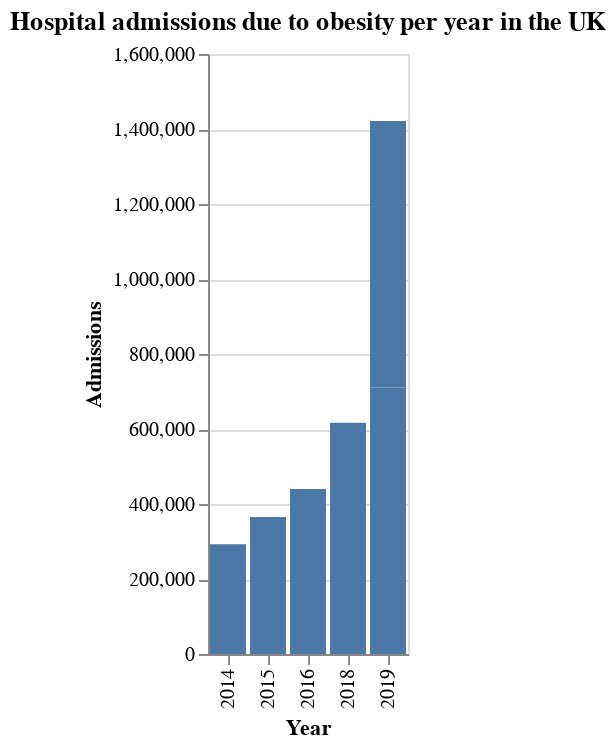

The code cell stored with this chart in its notebook:
### Code cell
df_england = df.loc[df['region'] == "England"]
df_england_plot = alt.Chart(df_england).mark_bar().encode(
    alt.X("year:O", title="Year"),
    alt.Y("admissions_total:Q", title="Admissions"),
    tooltip = alt.Tooltip("admissions_total", format=",")

).properties(title="Hospital admissions due to obesity per year in the UK", width=100)
df_england_plot

### Figure 1 — Vega-Lite specification as saved in the notebook (floating-point values rounded to 4 significant figures)
{"config": {"view": {"continuousWidth": 400, "continuousHeight": 300}}, "data": {"name": "data-48cdbf9928110e64942b2d88c71b42df"}, "mark": "bar", "encoding": {"tooltip": {"field": "admissions_total", "format": ",", "type": "quantitative"}, "x": {"field": "year", "title": "Year", "type": "ordinal"}, "y": {"field": "admissions_total", "title": "Admissions", "type": "quantitative"}}, "title": "Hospital admissions due to obesity per year in the UK", "width": 100, "$schema": "https://vega.github.io/schema/vega-lite/v4.17.0.json", "datasets": {"data-48cdbf9928110e64942b2d88c71b42df": [{"region": "England", "admissions_total": 292404, "admissions_count_men": 99580.0, "admissions_count_women": 192800.0, "adm_per_100_000_all": 550.6, "adm_per_male": 381.0, "adm_per_female": 714.7, "year": 2014, "top_tier": true}, {"region": "England", "admissions_total": 365577, "admissions_count_men": 123400.0, "admissions_count_women": 242100.0, "adm_per_100_000_all": 678.7, "adm_per_male": 465.2, "adm_per_female": 885.8, "year": 2015, "top_tier": true}, {"region": "England", "admissions_total": 440288, "admissions_count_men": 149500.0, "admissions_count_women": 290700.0, "adm_per_100_000_all": 810.6, "adm_per_male": 558.4, "adm_per_female": 1056.0, "year": 2016, "top_tier": true}, {"region": "England", "admissions_total": 710562, "admissions_count_men": 243600.0, "admissions_count_women": 467000.0, "adm_per_100_000_all": 1323.0, "adm_per_male": 963.1, "adm_per_female": 1685.0, "year": 2019, "top_tier": true}, {"region": "England", "admissions_total": 616961, "admissions_count_men": 208300.0, "admissions_count_women": 408600.0, "adm_per_100_000_all": 1159.0, "adm_per_male": 833.0, "adm_per_female": 1486.0, "year": 2018, "top_tier": true}, {"region": "England", "admissions_total": 710562, "admissions_count_men": 243600.0, "admissions_count_women": 467000.0, "adm_per_100_000_all": 1323.0, "adm_per_male": 963.1, "adm_per_female": 1685.0, "year": 2019, "top_tier": true}]}}
